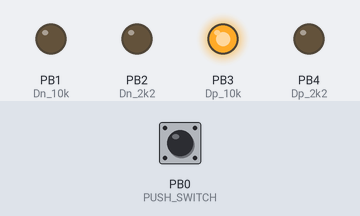
Recording of a sketch running on a simulated ATtiny85, built with avr-gcc and run on an emulated ATtiny85. Parts: output pins drawn as LEDs (lit = HIGH). Dashed ring = blinking. The test bench sets the inputs (shaded band); at power-on: PB0 (PUSH_SWITCH) HIGH.

Above: at 4.2 s.
4.3 s: PB0 (PUSH_SWITCH) pulled LOW for 1 s
At 6.5 s:
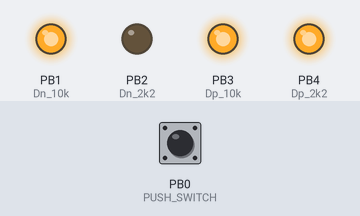
6.8 s: PB0 (PUSH_SWITCH) pulled LOW for 0.15 s
At 7.3 s:
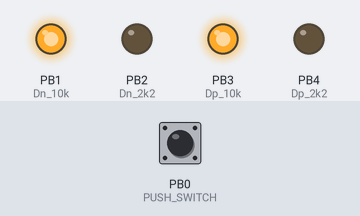
8.5 s: PB0 (PUSH_SWITCH) pulled LOW for 3.2 s
At 9.12 s:
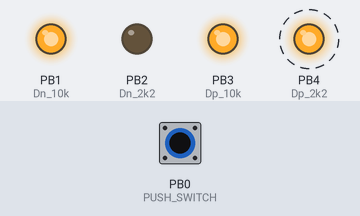
Timing chart, 0 to 13.0 s (numbered marks = the images above; inputs shaded):
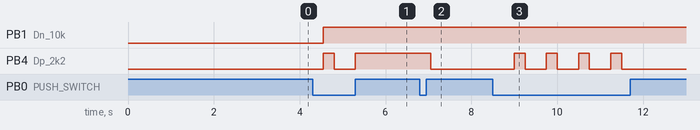

The sketch:

hack_Qualcomm_attiny85.ino
```cpp
///========================= Algorithm ========================///

/*
  First, Connect the D+ pin to a voltage 0.325 to 2 volts and keep the D- floating, then wait at least 2 seconds.

  Two actions happen during this 2 seconds:

  The D+ and D- voltage equal a voltage between 0.325 to 2 volts for 1.25 seconds.
  (because the D+ and D- pins connect together inside the CHY100 at first)

  Then the D+ keeps at a voltage between 0.325 to 2 volts and the D- voltage decrease to zero.
  (because the D+ and D- pins disconnect and a resistor inside the CHY100 discharges the D-)*** CHY100 is a QC 2.0 Protocol interface chip inside Power bank/charger ........ other QC 2.0 chips are probably similar

  Make D+ above 3.0 V first and then connect the D- to a voltage between 0.325 to 2 volts. The VBUS jumps to 9V.

  While keeping the D- connection with a voltage between 0.325 to 2 volts,make D+  a voltage between 0.325 to 2 volts.
  The VBUS jumps to 12V. (because the D+ and D- voltage are between 2V and 0.325V)

  Disconnect the D+ from a voltage between 0.325 to 2 volts . VBUS jumps to 5V, Because the QC2.0 exits Voltage changing
  mode and VBUS goes to the default value 5V. start from beginning when needing to enter QC2.0 again)
*/
//  ============  IMPORTANT NOTE ================  //

// *** Sequence of making pins HIGH and LOW is important
// *** If D+ falls below 0.325V during transition because of wrong GPIO Switching Sequence
// *** QC 2.0 will exit High Voltage Mode and VBUS will go back to 5 Volts

//  ==============================================  //

#define PUSH_SWITCH 0
#define Dp_2k2 4
#define Dp_10k 3
#define Dn_2k2 2
#define Dn_10k 1

int Press_Detect = 0;

void setup()
{
  pinMode(PUSH_SWITCH, INPUT_PULLUP);
  // Now Initiating QC Handshake by making D+ 0.6 v keeping D- at Gnd
  Init_QC();
}

void loop()
{
  //// 5V ////
  while (digitalRead(PUSH_SWITCH) == 1)
  {
  }
  delay(250);
  //// 9v ////
  Set_9V();
  while (digitalRead(PUSH_SWITCH) == 1)
  {
  }

  delay(250);
  //// 12v ////
  Set_12V();
  while (digitalRead(PUSH_SWITCH) == 1)
  {
  }
  delay(250);
//  Set_5V();
}


///********************** Functions **********************///

void Init_QC()
{
  //pinMode(Dn_2k2, INPUT);
  //pinMode(Dn_10k, INPUT);

  pinMode(Dp_2k2, OUTPUT);
  pinMode(Dp_10k, OUTPUT);
  digitalWrite(Dp_2k2, LOW);
  digitalWrite(Dp_10k, HIGH);

  delay(3000);
  // now QC protocol is active

}

void Set_9V()
{
  pinMode(Dp_2k2, OUTPUT);
  pinMode(Dp_10k, OUTPUT);
  digitalWrite(Dp_10k, HIGH);
  digitalWrite(Dp_2k2, HIGH);
  pinMode(Dn_2k2, OUTPUT);
  pinMode(Dn_10k, OUTPUT);
  digitalWrite(Dn_2k2, LOW);
  digitalWrite(Dn_10k, HIGH);
}

void Set_12V()
{
  pinMode(Dp_2k2, OUTPUT);
  pinMode(Dp_10k, OUTPUT);
  pinMode(Dn_2k2, OUTPUT);
  pinMode(Dn_10k, OUTPUT);
  digitalWrite(Dn_2k2, LOW);
  digitalWrite(Dn_10k, HIGH);
  digitalWrite(Dp_10k, HIGH);
  digitalWrite(Dp_2k2, LOW);
}

void Set_5V()
{
  pinMode(Dp_2k2, OUTPUT);
  pinMode(Dp_10k, OUTPUT);
  digitalWrite(Dp_10k, HIGH);
  digitalWrite(Dp_2k2, LOW);
  pinMode(Dn_2k2, OUTPUT);
  pinMode(Dn_10k, OUTPUT);
  digitalWrite(Dn_2k2, LOW);
  digitalWrite(Dn_10k, LOW);

}

void Set_20V()
{
// change Voltage Regulator !!!
// do at your own risk
}
```

Measured:
- after the input at 4.3 s, PB1 (Dn_10k): LOW → HIGH after 0.25 s; PB4 (Dp_2k2): LOW → HIGH after 0.25 s, → LOW 0.25 s later, → HIGH 0.50 s later
- after the input at 6.8 s, PB4 (Dp_2k2): HIGH → LOW after 0.25 s
- after the input at 8.5 s, PB4 (Dp_2k2): alternates HIGH for 0.25 s and LOW for 0.50 s, 8 changes in all, then stays LOW, starting after 0.50 s
